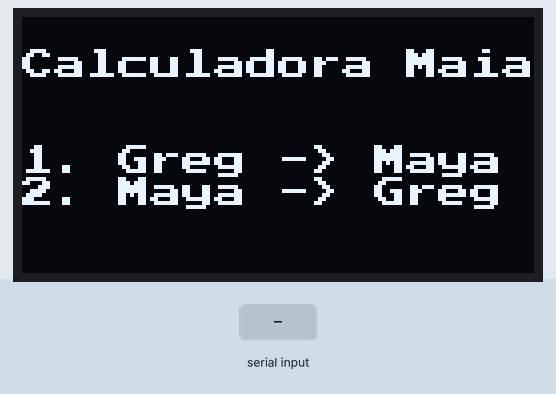
Simulated run of this sketch. Board: Arduino Uno, built with avr-gcc and run on an emulated ATmega328P. Parts: 128×64 one-colour display. The inputs (shaded band) are chosen by the test bench. What the sketch prints to the serial monitor is not drawn.

Above: at 1.4 s.
1.5 s: "1,90,45\n" received over Serial
At 4.3 s:
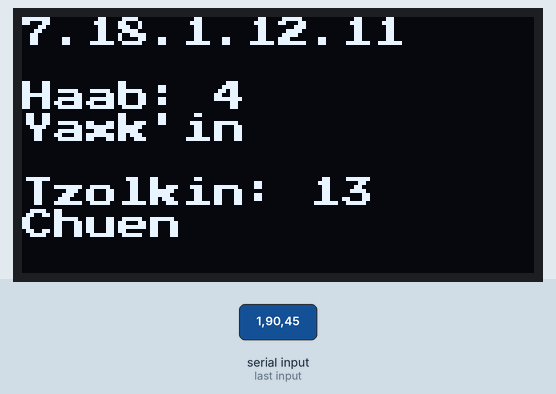
Timing chart, 0 to 5.8 s (numbered marks = the images above; inputs shaded):
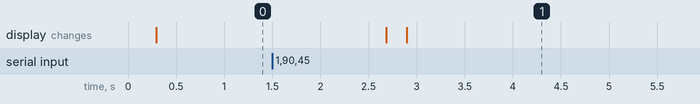

Measured:
- after the input at 1.5 s, the display: first changes after 1.2 s (image 1 shows a later state)

The sketch:

resenhas_calculaicas.ino
```cpp
#include <Arduino.h>
#include <Wire.h>
#include <U8x8lib.h> // Usamos U8x8 de U8g2 (Cero consumo de memoria RAM)
#include <avr/pgmspace.h>
#include <Keypad.h>

/* Configuración del Display OLED SH1109 (128x64) I2C */
U8X8_SSD1309_128X64_NONAME0_HW_I2C display(/* reset=*/ U8X8_PIN_NONE);

/* teclado config */

//const byte LINHAS = 4;
//const byte COLUNAS = 4; [linhas][colunas]
char letras[4][4] = {
  {'1','2','3','A'},
  {'4','5','6','B'},
  {'7','8','9','C'},
  {'*','0','#','D'}
};

byte pinoLinhas[4] = {9, 8, 7, 6};
byte pinoColunas[4] = {5, 4, 3, 2};

Keypad teclado = Keypad(makeKeymap(letras), pinoLinhas, pinoColunas, 4, 4);


/* maya parametros */
#define GMT_CORRELATION 584283L

const char h0[] PROGMEM = "Pop";     const char h10[] PROGMEM = "Sak";
const char h1[] PROGMEM = "Wo";      const char h11[] PROGMEM = "Keh";
const char h2[] PROGMEM = "Sip";     const char h12[] PROGMEM = "Mak";
const char h3[] PROGMEM = "Sotz'";   const char h13[] PROGMEM = "K'ank'in";
const char h4[] PROGMEM = "Sek";     const char h14[] PROGMEM = "Muwan";
const char h5[] PROGMEM = "Xul";     const char h15[] PROGMEM = "Pax";
const char h6[] PROGMEM = "Yaxk'in"; const char h16[] PROGMEM = "K'ayab";
const char h7[] PROGMEM = "Mol";     const char h17[] PROGMEM = "Kumk'u";
const char h8[] PROGMEM = "Ch'en";   const char h18[] PROGMEM = "Wayeb";
const char h9[] PROGMEM = "Yax";

const char* const haab[] PROGMEM = {h0,h1,h2,h3,h4,h5,h6,h7,h8,h9,h10,h11,h12,h13,h14,h15,h16,h17,h18};

const char t0[] PROGMEM = "Imix";      const char t10[] PROGMEM = "Chuen";
const char t1[] PROGMEM = "Ik";        const char t11[] PROGMEM = "Eb";
const char t2[] PROGMEM = "Akbal";     const char t12[] PROGMEM = "Ben";
const char t3[] PROGMEM = "Kan";       const char t13[] PROGMEM = "Ix";
const char t4[] PROGMEM = "Chicchan";  const char t14[] PROGMEM = "Men";
const char t5[] PROGMEM = "Cimi";      const char t15[] PROGMEM = "Cib";
const char t6[] PROGMEM = "Manik";     const char t16[] PROGMEM = "Caban";
const char t7[] PROGMEM = "Lamat";     const char t17[] PROGMEM = "Etznab";
const char t8[] PROGMEM = "Muluc";     const char t18[] PROGMEM = "Cauac";
const char t9[] PROGMEM = "Oc";        const char t19[] PROGMEM = "Ahau";

const char* const tzolkin[] PROGMEM = {t0,t1,t2,t3,t4,t5,t6,t7,t8,t9,t10,t11,t12,t13,t14,t15,t16,t17,t18,t19};


/*calculos*/
long gregorian_to_julian(int d, int m, int y) {
    if (m <= 2) { y--; m += 12; }
    long a = y / 100;
    long b = a / 4;
    return (2 - a + b) + d + (1461L * (y + 4716) / 4) + (306001L * (m + 1) / 10000) - 1524;
}

void julian_to_gregorian(long jd, int *d, int *m, int *y) {
    long l = jd + 68569, n = (4 * l) / 146097;
    l -= (146097 * n + 3) / 4;
    long i = (4000 * (l + 1)) / 1461001;
    l = l - (1461 * i) / 4 + 31;
    long j = (80 * l) / 2447;
    *d = l - (2447 * j) / 80;
    *m = j + 2 - (12 * (j / 11));
    *y = 100 * (n - 49) + i + (j / 11);
}

//corregir
void print_maya_info(long jd, long maya_days) {
    int h_days = (maya_days + 348) % 365;
    int t_days = (maya_days + 159) % 260;

    long baktun = maya_days / 144000L;
    long katun = (maya_days % 144000L) / 7200L;
    long tun = (maya_days % 7200L) / 360L;
    long uinal = (maya_days % 360L) / 20L;
    long kin = maya_days % 20L;

    // Buffer para leer las palabras desde PROGMEM a la RAM dinámicamente
    char buffer_haab[15];
    char buffer_tzolkin[15];
    strcpy_P(buffer_haab, (char*)pgm_read_ptr(&(haab[h_days / 20])));
    strcpy_P(buffer_tzolkin, (char*)pgm_read_ptr(&(tzolkin[t_days % 20])));

    // --- IMPRESIÓN EN MONITOR SERIE ---
    Serial.println(F("\n[Resultado]"));
    Serial.print(F("Dia Juliano (JD): ")); Serial.println(jd);
    Serial.print(F("Total de Dias Maya: ")); Serial.println(maya_days);

    Serial.print(F("Cuenta Larga: "));
    Serial.print(baktun); Serial.print("."); Serial.print(katun); Serial.print(".");
    Serial.print(tun); Serial.print("."); Serial.print(uinal); Serial.print(".");
    Serial.println(kin);

    Serial.print(F("Dia Haab: ")); Serial.print(h_days);
    Serial.print(F(" | Haab: ")); Serial.print(h_days % 20); Serial.print(F(" ")); Serial.println(buffer_haab);

    Serial.print(F("Dia Tzolkin: ")); Serial.print(t_days + 1);
    Serial.print(F(" | Tzolk'in: ")); Serial.print((t_days % 13) + 1); Serial.print(F(" ")); Serial.println(buffer_tzolkin);


    // --- IMPRESIÓN EN PANTALLA OLED (U8X8) ---
    display.clear(); // Limpia la pantalla rápido sin memoria

    display.setCursor(0, 0);
    display.print(baktun); display.print("."); display.print(katun); display.print(".");
    display.print(tun); display.print("."); display.print(uinal); display.print("."); display.print(kin);

    display.setCursor(0, 2);
    display.print(F("Haab: ")); display.print(h_days % 20);
    display.setCursor(0, 3);
    display.print(buffer_haab);

    display.setCursor(0, 5);
    display.print(F("Tzolkin: ")); display.print((t_days % 13) + 1);
    display.setCursor(0, 6);
    display.print(buffer_tzolkin);
}

/*opções de conversão*/
void convertir_gregorian_a_maya() {
    Serial.println(F("\n--- Gregoriano a Cuenta Larga Maya ---"));
    Serial.println(F("Ingrese fecha: Dia, luego Mes, luego Ano (Use espacio o Enter): "));

    while(Serial.available() == 0); int d = Serial.parseInt();
    while(Serial.available() == 0); int m = Serial.parseInt();
    while(Serial.available() == 0); int y = Serial.parseInt();

    long jd = gregorian_to_julian(d, m, y);
    long maya_days = jd - GMT_CORRELATION;

    if (maya_days < 0) {
        Serial.println(F("Error: Fecha anterior a la creacion Maya (11/08/-3114)."));
        display.clear();
        display.setCursor(0,2);
        display.print(F("Error: Fecha"));
        display.setCursor(0,3);
        display.print(F("pre-creacion."));
        return;
    }
    print_maya_info(jd, maya_days);
}

void convertir_maya_a_gregorian() {
    int d, m, y;
    Serial.println(F("\n--- Cuenta Larga Maya a Gregoriano ---"));
    Serial.println(F("Ingrese fecha (Baktun Katun Tun Uinal Kin): "));

    while(Serial.available() == 0); long b = Serial.parseInt();
    while(Serial.available() == 0); long k = Serial.parseInt();
    while(Serial.available() == 0); long t = Serial.parseInt();
    while(Serial.available() == 0); long u = Serial.parseInt();
    while(Serial.available() == 0); long kin = Serial.parseInt();

    long maya_days = (b * 144000L) + (k * 7200L) + (t * 360L) + (u * 20L) + kin;
    long jd = maya_days + GMT_CORRELATION;

    julian_to_gregorian(jd, &d, &m, &y);

    Serial.print(F("\nFecha Gregoriana: "));
    Serial.print(d); Serial.print("/"); Serial.print(m); Serial.print("/"); Serial.println(y);

    print_maya_info(jd, maya_days);

    // Imprimimos el resultado gregoriano al final de la pantalla OLED
    display.setCursor(0, 7); // Última línea
    display.print(d); display.print("/"); display.print(m); display.print("/"); display.print(y);
}

/*tela*/
void begintela(){
  display.clear();
  display.setFont(u8x8_font_pressstart2p_r); // Fuente pequeña nativa para texto
  display.setCursor(0, 1);
  display.print(F("Calculadora Maia"));

  display.setCursor(0, 4);
  display.print(F("1. Greg -> Maya"));
  display.setCursor(0, 5);
  display.print(F("2. Maya -> Greg"));

  Serial.print(F("Seleccione (1 o 2 en el Serial): "));
}

void setup() {
  Serial.begin(9600);

  // Inicia la comunicación de la pantalla con U8g2 (U8x8 text-mode)
  display.begin();
  display.setPowerSave(0);

  begintela();
}

void loop() {
  char teclaPressionada = teclado.getKey();

  if (Serial.available() > 0) {
    int op = Serial.parseInt();

    if (op == 1) {
      convertir_gregorian_a_maya();
      delay(15000); // Pausa para que el usuario lea la pantalla
      begintela();
    }
    else if (op == 2) {
      convertir_maya_a_gregorian();
      delay(15000);
      begintela();
    }
    else {
      // Evita lectura de "Enter" o basura en el buffer
      while(Serial.available() > 0) Serial.read();
    }
  }
  delay(50);
}
```
